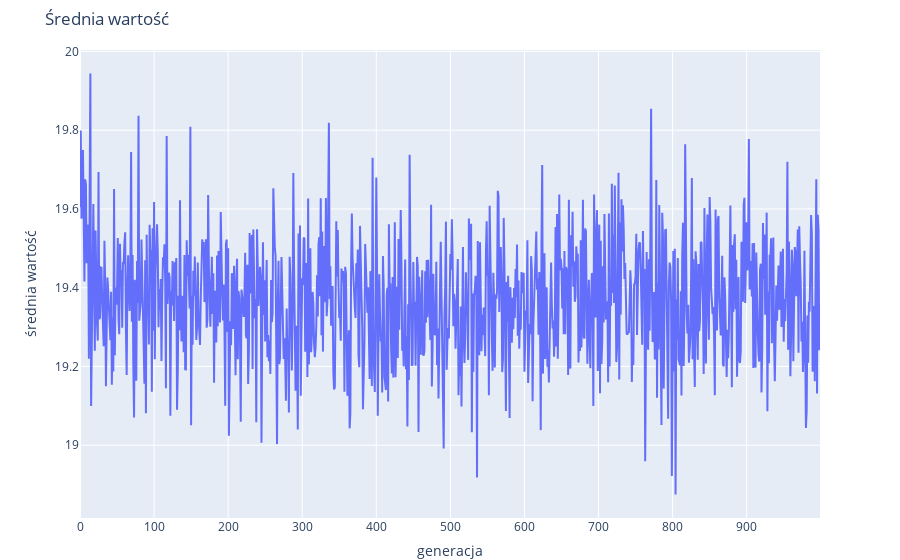

Notebook cell for this chart:
### Code cell
fig = px.line(df, x="generacja", y="średnia wartość", title='Średnia wartość')
fig.update_layout(margin=dict(t=50, b=0))

fig.show()
fig.write_image('fig.svg')

### Figure 1 — Plotly figure (JSON) as saved in the notebook; plotly's stock layout.template omitted (floating-point values rounded to 4 significant figures; data arrays with more than 128 entries replaced by an {"elided": "..."} marker saying what was removed)
{"data": [{"hovertemplate": "generacja=%{x}<br>średnia wartość=%{y}<extra></extra>", "legendgroup": "", "line": {"color": "#636efa", "dash": "solid"}, "mode": "lines", "name": "", "orientation": "v", "showlegend": false, "type": "scatter", "x": {"elided": "1000 int values"}, "xaxis": "x", "y": {"elided": "1000 float values"}, "yaxis": "y"}], "layout": {"legend": {"tracegroupgap": 0}, "margin": {"b": 0, "t": 50}, "title": {"text": "Średnia wartość"}, "xaxis": {"anchor": "y", "domain": [0, 1], "title": {"text": "generacja"}}, "yaxis": {"anchor": "x", "domain": [0, 1], "title": {"text": "średnia wartość"}}}}
